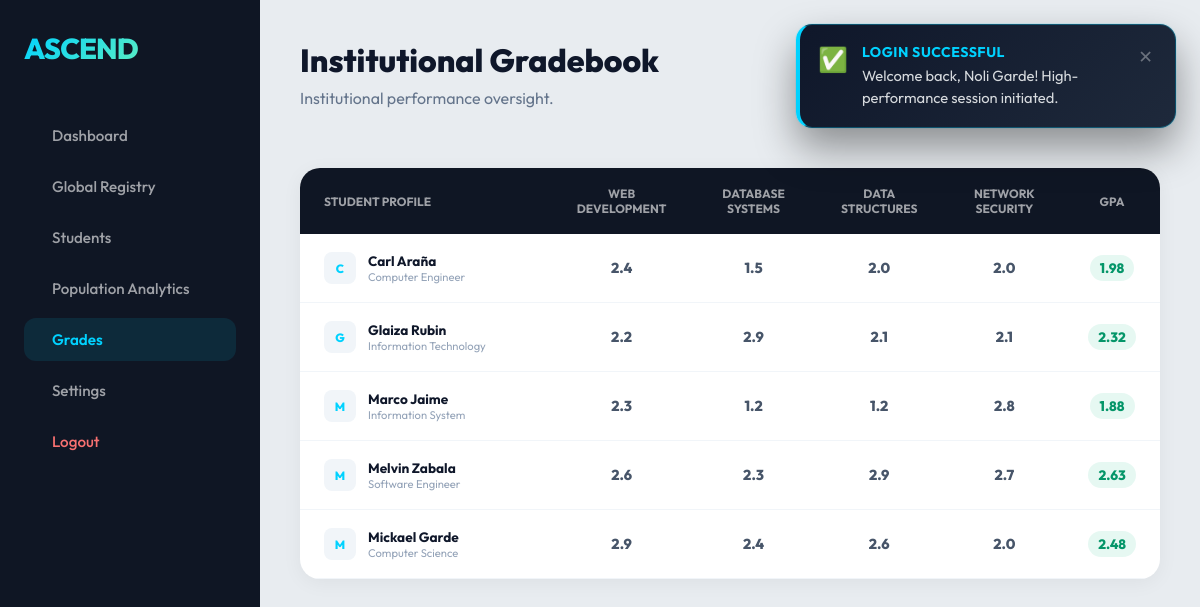
Screenshot of /teacher/grades.php (signed in) with the database file from the repository.
### tables this page shows
CREATE TABLE `users` (
  `id` int(11) NOT NULL AUTO_INCREMENT,
  `username` varchar(100) NOT NULL,
  `email` varchar(100) NOT NULL,
  `password` varchar(255) NOT NULL,
  `role` enum('student','parent','teacher','guest','faculty','school_admin','registrar','cashier','librarian') DEFAULT NULL,
  `course` varchar(100) DEFAULT NULL,
  `created_at` timestamp NOT NULL DEFAULT current_timestamp(),
  PRIMARY KEY (`id`),
  UNIQUE KEY `email` (`email`)
);

### teacher/grades.php (the view, shortened to what this page needs)
<?php
include('../config/db.php');
$teacher_course = $_SESSION['course'] ?? '';
$sql = "SELECT id, username, email, course FROM users WHERE role='student'";
$sql .= " ORDER BY username ASC";
$stmt = $conn->prepare($sql);
$stmt->execute();
$studentsResult = $stmt->get_result();
$subjects = ['Web Development', 'Database Systems', 'Data Structures', 'Network Security'];
function getGrade($conn, $sid, $subject)
{
    $q = $conn->prepare("SELECT grade FROM grades WHERE student_id = ? AND subject = ?");
    $q->bind_param("is", $sid, $subject);
    $q->execute();
    $r = $q->get_result();
    if ($r->num_rows > 0) {
        return $r->fetch_assoc()['grade'];
    }
    return 1.0 + (crc32($sid . $subject) % 20) / 10;
}
?>
<?php include("../includes/header.php"); ?>
<div class="container">
    <?php include("../includes/sidebar.php"); ?>
    <div class="main-content">
        <div style="display: flex; justify-content: space-between; align-items: center; margin-bottom: 30px;">
            <div>
                <h1>Institutional Gradebook</h1>
                <p><?php echo ($role === 'school_admin') ? "Institutional performance oversight." : "Managing academic records for $teacher_course."; ?>
                </p>
            </div>
            <?php if ($role !== 'school_admin'): ?>
                <button class="save-btn" onclick="location.reload()"><i class="ph ph-arrows-clockwise"></i> Refresh
                    Records</button>
            <?php else: ?>
                <div
                    style="background: #f1f5f9; color: #64748b; padding: 12px 24px; border-radius: 12px; font-size: 0.85rem; font-weight: 700; display: flex; align-items: center; gap: 8px;">
                    <i class="ph ph-shield-check"></i> Audit Mode (View Only)
                </div>
            <?php endif; ?>
        </div>
        <div class="grade-table-wrapper">
            <table>
                <thead>
                    <tr>
                        <th style="width: 250px;">Student Profile</th>
                        <?php foreach ($subjects as $sub): ?>
                            <th style="text-align: center;"><?php echo $sub; ?></th>
                        <?php endforeach; ?>
                        <th style="text-align: center;">GPA</th>
                    </tr>
                </thead>
                <tbody>
                    <?php while ($s = $studentsResult->fetch_assoc()): ?>
                        <tr data-sid="<?php echo $s['id']; ?>">
                            <td>
                                <div style="display: flex; align-items: center; gap: 12px;">
                                    <div
                                        style="width: 32px; height: 32px; border-radius: 8px; background: #f1f5f9; color: var(--primary); display: flex; align-items: center; justify-content: center; font-weight: 800; font-size: 0.75rem;">
                                        <?php echo strtoupper(substr($s['username'], 0, 1)); ?>
                                    </div>
                                    <div>
                                        <div style="font-weight: 700; color: #0f172a; font-size: 0.85rem;">
                                            <?php echo htmlspecialchars($s['username']); ?></div>
                                        <div style="font-size: 0.7rem; color: #94a3b8;">
                                            <?php echo htmlspecialchars($s['course']); ?></div>
                                    </div>
                                </div>
                            </td>
                            <?php
                            $sum = 0;
                            foreach ($subjects as $sub):
                                $val = getGrade($conn, $s['id'], $sub);
                                $sum += $val;
                                ?>
                                <td style="text-align: center;">
                                    <?php if ($role !== 'school_admin'): ?>
                                        <input type="number" step="0.1" min="1.0" max="5.0" class="grade-input"
                                            data-subject="<?php echo $sub; ?>" value="<?php echo number_format($val, 1); ?>"
                                            onchange="saveGrade(this)">
                                    <?php else: ?>
                                        <span style="font-weight: 800; color: #475569;"><?php echo number_format($val, 1); ?></span>
                                    <?php endif; ?>
                                </td>
                            <?php endforeach; ?>
                            <td style="text-align: center;">
                                <span class="gpa-badge"
                                    style="background: rgba(16, 185, 129, 0.1); color: #059669; padding: 4px 10px; border-radius: 20px; font-weight: 800; font-size: 0.85rem;">
                                    <?php echo number_format($sum / count($subjects), 2); ?>
                                </span>
                            </td>
                        </tr>
                    <?php endwhile; ?>
                </tbody>
            </table>
        </div>
    </div>
</div>
<?php include("../includes/footer.php"); ?>

### assets/css/style.css (style rules this page uses)
:root { --primary: #00d2ff; --secondary: #92fe9d; --accent: #6e45e2; --dark: #070b14; --darker: #04070d; --light: #f8fafc; --glass: rgba(255, 255, 255, 0.05); --glass-border: rgba(255, 255, 255, 0.1); --sidebar-width: 260px; }
* { margin: 0; padding: 0; box-sizing: border-box; font-family: 'Outfit', sans-serif; }
body { background: #e8ecf0; color: #1e293b; min-height: 100vh; overflow-x: hidden; }
.container { display: flex; width: 100%; }
.main-content { flex: 1; margin-left: var(--sidebar-width); padding: 40px; }
.main-content h1 { font-size: 2rem; font-weight: 800; color: #0f172a; margin-bottom: 8px; }
.main-content p { color: #64748b; margin-bottom: 30px; }

### teacher/grades.php (style rules this page uses)
.grade-table-wrapper { background: #fff; border-radius: 20px; overflow: hidden; box-shadow: 0 4px 20px rgba(0, 0, 0, .05); margin-top: 30px; }
table { width: 100%; border-collapse: collapse; }
thead { background: #0f1624; }
thead th { padding: 18px 24px; text-align: left; font-size: .75rem; font-weight: 700; color: rgba(255, 255, 255, .6); text-transform: uppercase; }
tbody tr { border-bottom: 1px solid #f1f5f9; transition: background .15s; }
td { padding: 18px 24px; font-size: .9rem; color: #334155; vertical-align: middle; }

### rows the page displays
users: username "C", username "Carl Araña", course "Computer Engineer", val "2.4", val "1.5", val "2.0", subjects "1.98"
users: username "G", username "Glaiza Rubin", course "Information Technology", val "2.2", val "2.9", val "2.1", subjects "2.32"
users: username "M", username "Marco Jaime", course "Information System", val "2.3", val "1.2", val "2.8", subjects "1.88"
users: username "M", username "Melvin Zabala", course "Software Engineer", val "2.6", val "2.3", val "2.9", val "2.7", subjects "2.63"
users: username "M", username "Mickael Garde", course "Computer Science", val "2.9", val "2.4", val "2.6", val "2.0", subjects "2.48"

### other values shown
$flash "Welcome back, Noli Garde! High-performance session initiated."
$sub "WEB DEVELOPMENT"
$sub "DATABASE SYSTEMS"
$sub "DATA STRUCTURES"
$sub "NETWORK SECURITY"
